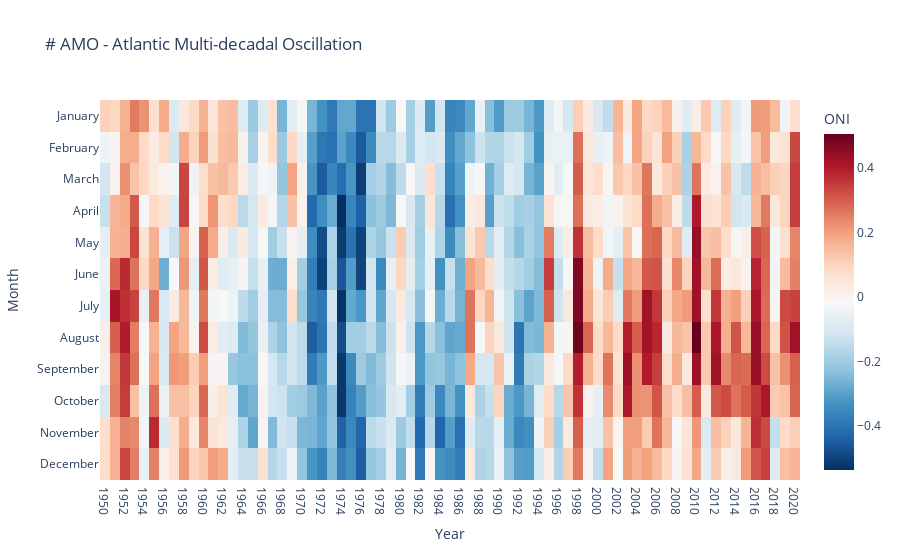

Here is the notebook cell this chart was saved with:
### Code cell
fig = px.imshow(df.T,
                color_continuous_scale='RdBu_r',
                title='# AMO - Atlantic Multi-decadal Oscillation',
                labels=dict(x="Year", y="Month", color="ONI"),
                aspect='auto')

#write_image(fig, 'FigureAMO_month.svg', scale=1) 

fig.show()

### Figure 1 — Plotly figure (JSON) as saved in the notebook; plotly's stock layout.template omitted (floating-point values rounded to 4 significant figures; data arrays with more than 128 entries replaced by an {"elided": "..."} marker saying what was removed)
{"data": [{"coloraxis": "coloraxis", "name": "0", "x": ["1950", "1951", "1952", "1953", "1954", "1955", "1956", "1957", "1958", "1959", "1960", "1961", "1962", "1963", "1964", "1965", "1966", "1967", "1968", "1969", "1970", "1971", "1972", "1973", "1974", "1975", "1976", "1977", "1978", "1979", "1980", "1981", "1982", "1983", "1984", "1985", "1986", "1987", "1988", "1989", "1990", "1991", "1992", "1993", "1994", "1995", "1996", "1997", "1998", "1999", "2000", "2001", "2002", "2003", "2004", "2005", "2006", "2007", "2008", "2009", "2010", "2011", "2012", "2013", "2014", "2015", "2016", "2017", "2018", "2019", "2020"], "y": ["January", "February", "March", "April", "May", "June", "July", "August", "September", "October", "November", "December"], "z": {"elided": "12x71 float values"}, "type": "heatmap", "xaxis": "x", "yaxis": "y", "hovertemplate": "Year: %{x}<br>Month: %{y}<br>ONI: %{z}<extra></extra>"}], "layout": {"xaxis": {"anchor": "y", "domain": [0.0, 1.0], "title": {"text": "Year"}}, "yaxis": {"anchor": "x", "domain": [0.0, 1.0], "autorange": "reversed", "title": {"text": "Month"}}, "coloraxis": {"colorbar": {"title": {"text": "ONI"}}, "colorscale": [[0.0, "rgb(5,48,97)"], [0.1, "rgb(33,102,172)"], [0.2, "rgb(67,147,195)"], [0.3, "rgb(146,197,222)"], [0.4, "rgb(209,229,240)"], [0.5, "rgb(247,247,247)"], [0.6, "rgb(253,219,199)"], [0.7, "rgb(244,165,130)"], [0.8, "rgb(214,96,77)"], [0.9, "rgb(178,24,43)"], [1.0, "rgb(103,0,31)"]]}, "title": {"text": "# AMO - Atlantic Multi-decadal Oscillation"}}}
